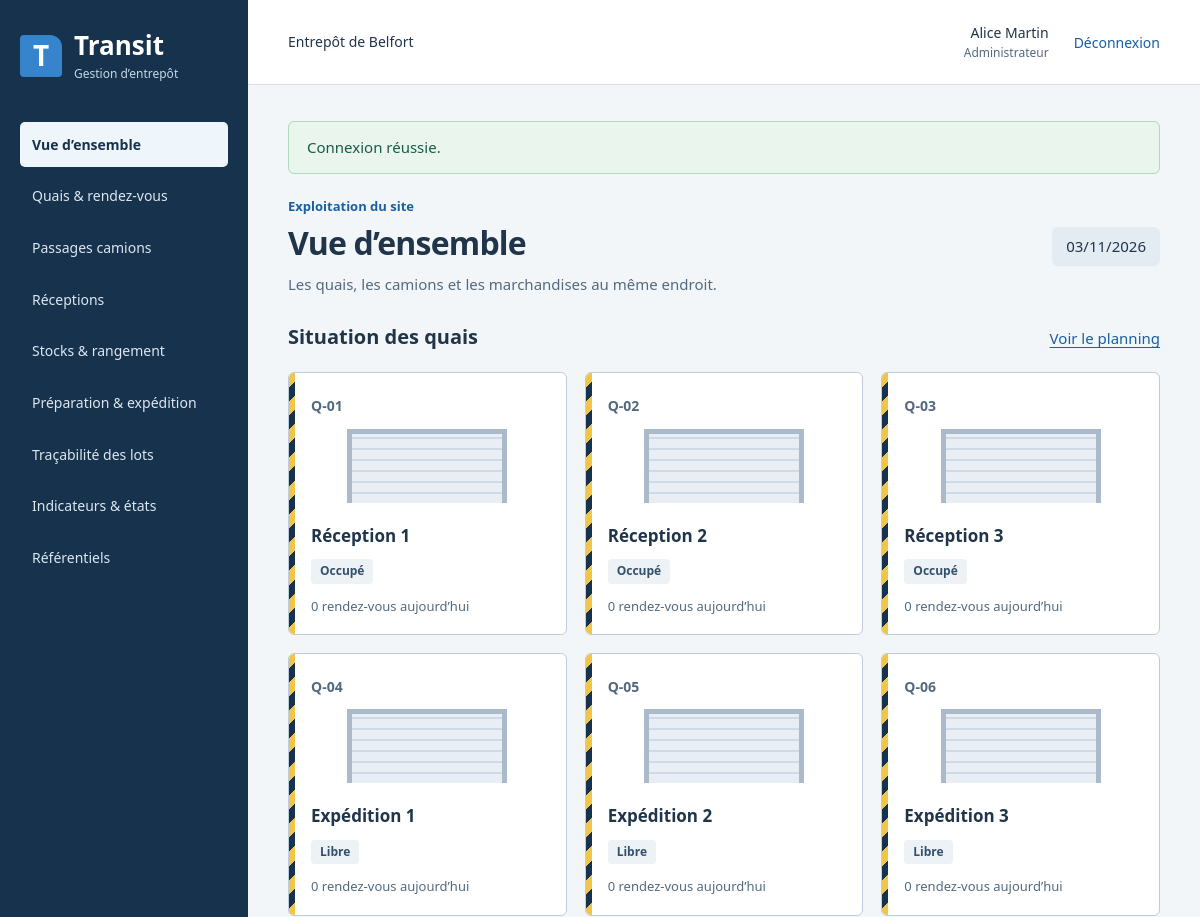
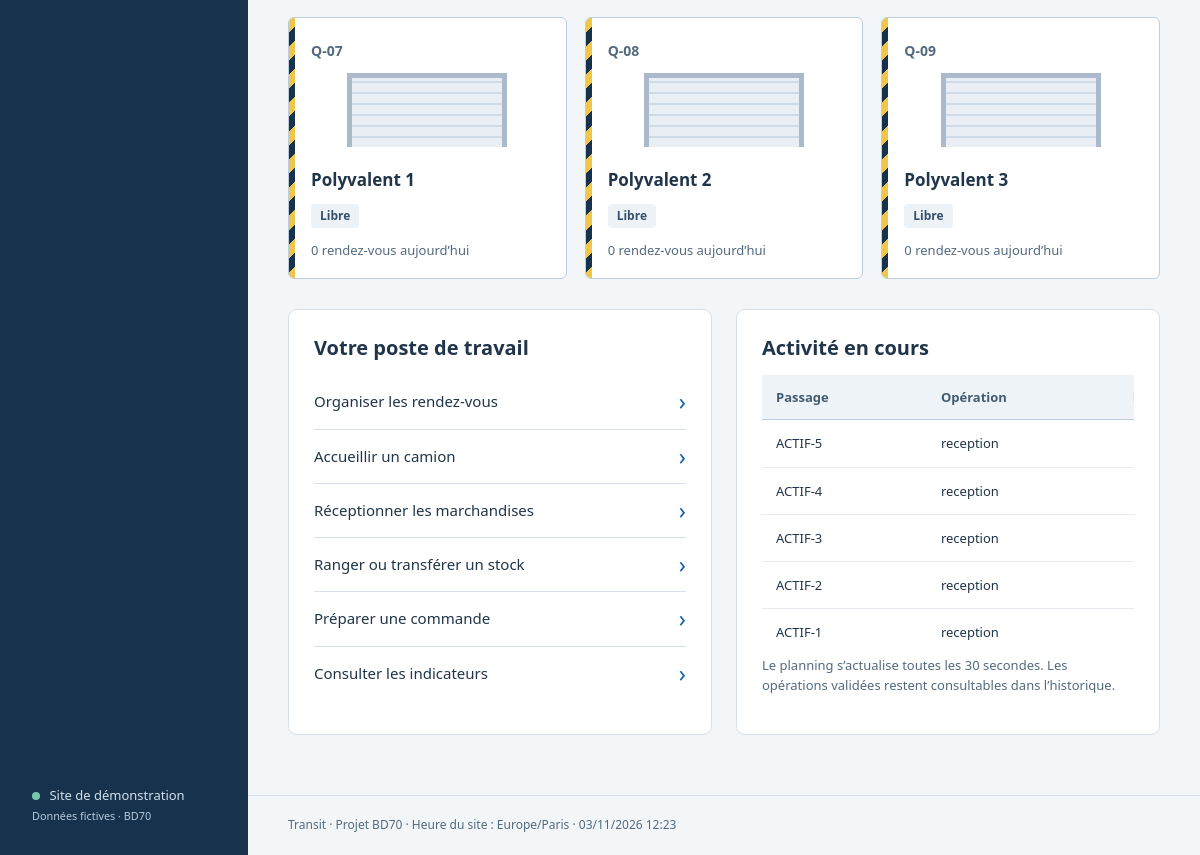
/ (signed in), run on the app's committed database (2 pictures, top to bottom).
### tables this page shows
CREATE TABLE user_account (
 id INT AUTO_INCREMENT PRIMARY KEY, email VARCHAR(190) NOT NULL UNIQUE,
 name VARCHAR(100) NOT NULL, password_hash VARCHAR(255) NOT NULL,
 role ENUM('pending','admin','manager','gate','warehouse') NOT NULL DEFAULT 'pending',
 active BOOLEAN NOT NULL DEFAULT 0, created_at DATETIME NOT NULL DEFAULT CURRENT_TIMESTAMP, CHECK(active IN (0,1))
);

CREATE TABLE dock (id INT AUTO_INCREMENT PRIMARY KEY, code VARCHAR(30) NOT NULL UNIQUE, name VARCHAR(100) NOT NULL, type ENUM('reception','expedition','mixte') NOT NULL);

CREATE TABLE truck_visit (
 id INT AUTO_INCREMENT PRIMARY KEY, reference VARCHAR(40) NOT NULL UNIQUE, appointment_id INT NULL UNIQUE,
 driver_id INT NOT NULL, vehicle_id INT NOT NULL, trailer_id INT NULL, operation ENUM('reception','expedition') NOT NULL,
 dock_id INT NULL, status ENUM('arrived','checked','parking','called','working','finished','departed','rejected') NOT NULL DEFAULT 'arrived',
 document_note VARCHAR(255) NOT NULL DEFAULT '',
 FOREIGN KEY(appointment_id) REFERENCES appointment(id), FOREIGN KEY(driver_id) REFERENCES driver(id), FOREIGN KEY(vehicle_id) REFERENCES vehicle(id), FOREIGN KEY(trailer_id) REFERENCES vehicle(id), FOREIGN KEY(dock_id) REFERENCES dock(id)
);

### public/index.php (called while the page is built, shortened)
<?php
require __DIR__.'/../src/bootstrap.php';
$user=null;$error=null;$page=(string)($_GET['page']??'home');$message=$_SESSION['message']??null;unset($_SESSION['message']);
try {
    $db=new Database();$catalog=new Catalog($db);$reports=new Reports($db);
    if(isset($_SESSION['uid'])){
        $user=$db->run('SELECT id,name,email,role,active FROM user_account WHERE id=?',[$_SESSION['uid']])->fetch()?:null;
    }
    if(!$user)$page='login';
    else {
        $right=match($page){'planning'=>'trace','visits'=>'visits','stock','receipts','receipt_detail','notices'=>'stock','orders','order_detail','document'=>'orders','reports','export'=>'reports','trace'=>'trace',default=>null};
    }
} catch(Throwable $e){
    $code=$e->getCode();if(in_array($code,[401,403,404],true))http_response_code($code);else http_response_code(422);
    if($e instanceof PDOException){$state=$e->errorInfo[0]??'';$error=$state==='23000'?'Référence déjà utilisée, relation manquante ou suppression protégée.':($state==='22001'?'Texte trop long.':'Opération refusée par les contraintes de données.');error_log('BD70 SQL '.$state.' / '.($e->errorInfo[1]??''));}
    elseif($e instanceof DomainException||in_array($code,[401,403,404],true))$error=$e->getMessage();
    else {$error='Service indisponible. Consultez le journal local du serveur.';error_log('BD70 '.get_class($e).': '.$e->getMessage());}
    if(in_array($code,[401,403,404],true))$page=$user?'error':'login';
    if(!isset($db))$page='error';
}
require __DIR__.'/../templates/layout.php';

### src/Database.php (called while the page is built, shortened)
<?php
require_once __DIR__.'/Clock.php';
final class Database
{
    public PDO $pdo;
    public function __construct(?array $config = null)
    {
        $config ??= require __DIR__ . '/../config/local.php';
        $this->pdo = new PDO($config['dsn'], $config['user'], $config['password'], [
            PDO::ATTR_ERRMODE => PDO::ERRMODE_EXCEPTION, PDO::ATTR_DEFAULT_FETCH_MODE => PDO::FETCH_ASSOC,
            PDO::ATTR_EMULATE_PREPARES => false,
        ]);
        $this->pdo->exec("SET SESSION TRANSACTION ISOLATION LEVEL READ COMMITTED");
        $this->pdo->exec("SET SESSION sql_mode='STRICT_TRANS_TABLES,ERROR_FOR_DIVISION_BY_ZERO,NO_ENGINE_SUBSTITUTION'");
    }
    public function run(string $sql, array $params = []): PDOStatement
    { $q = $this->pdo->prepare($sql); $q->execute($params); return $q; }
    public function all(string $sql, array $params = []): array { return $this->run($sql,$params)->fetchAll(); }
}

### src/bootstrap.php (called while the page is built, shortened)
<?php
require_once __DIR__.'/Database.php';
require_once __DIR__.'/Auth.php';
require_once __DIR__.'/Warehouse.php';
require_once __DIR__.'/Reports.php';
function h(mixed $v): string { return htmlspecialchars((string)($v??''),ENT_QUOTES|ENT_SUBSTITUTE,'UTF-8'); }
function url(array $p): string { return '/?'.http_build_query($p); }

### src/Auth.php (called while the page is built, shortened)
<?php
final class Auth
{
    public static function can(array $user,string $right): bool { return (bool)$user['active'] && in_array($right,self::RIGHTS[$user['role']]??[],true); }
}

### src/Clock.php (called while the page is built, shortened)
<?php
final class Clock
{
    public static function instant(): DateTimeImmutable
    {
        $zone=new DateTimeZone('Europe/Paris');
        $fixed=getenv('BD70_NOW');
        if(!$fixed)return new DateTimeImmutable('now',$zone);
        $date=DateTimeImmutable::createFromFormat('!Y-m-d H:i:s',$fixed,$zone);
        return $date;
    }
    public static function today(): string { return self::instant()->format('Y-m-d'); }
}

### src/Warehouse.php (called while the page is built, shortened)
<?php
final class Warehouse
{
    public static function date(string $s): string
    {
        $d=DateTimeImmutable::createFromFormat('!Y-m-d',$s);
        if(!$d||$d->format('Y-m-d')!==$s)throw new DomainException('Date invalide.');return $s;
    }
}

### src/Reports.php (called while the page is built, shortened)
<?php
final class Reports
{
    public function docks(string $day): array
    {
        Warehouse::date($day);return $this->db->all("SELECT d.*,
        CASE WHEN EXISTS(SELECT 1 FROM dock_downtime x WHERE x.dock_id=d.id AND x.starts_at<=NOW() AND x.ends_at>NOW()) THEN 'Hors service'
        WHEN EXISTS(SELECT 1 FROM truck_visit v WHERE v.dock_id=d.id AND v.status IN ('called','working')) THEN 'Occupé'
        WHEN EXISTS(SELECT 1 FROM appointment a WHERE a.dock_id=d.id AND a.status='active' AND a.starts_at<=NOW() AND a.ends_at>NOW()) THEN 'Réservé' ELSE 'Libre' END live_state,
        (SELECT COUNT(*) FROM appointment a WHERE a.dock_id=d.id AND a.status='active' AND a.starts_at<? AND a.ends_at>?) appointments
        FROM dock d ORDER BY d.code",[(new DateTimeImmutable($day))->modify('+1 day')->format('Y-m-d'),$day]);
    }
}

### templates/home.php (the view)
<div class="page-heading"><div><p class="context">Exploitation du site</p><h1>Vue d’ensemble</h1><p>Les quais, les camions et les marchandises au même endroit.</p></div><span class="date-label"><?= h(Clock::instant()->format('d/m/Y')) ?></span></div>
<section class="dock-board"><div class="section-heading"><h2>Situation des quais</h2><a href="/?page=planning">Voir le planning</a></div><div class="dock-grid"><?php foreach($reports->docks(Clock::today()) as $d): ?><article class="dock-bay"><div class="bay-code"><?= h($d['code']) ?></div><div class="bay-door" aria-hidden="true"></div><h3><?= h($d['name']) ?></h3><?= badge($d['live_state']) ?><p><?= h($d['appointments']) ?> rendez-vous aujourd’hui</p></article><?php endforeach; ?></div></section>
<div class="split-layout"><section class="panel"><h2>Votre poste de travail</h2><div class="task-list"><?php foreach(['planning'=>['Organiser les rendez-vous','trace'],'visits'=>['Accueillir un camion','visits'],'receipts'=>['Réceptionner les marchandises','stock'],'stock'=>['Ranger ou transférer un stock','stock'],'orders'=>['Préparer une commande','orders'],'reports'=>['Consulter les indicateurs','reports']] as $p=>[$label,$right])if(Auth::can($user,$right)): ?><a href="<?= h(url(['page'=>$p])) ?>"><?= h($label) ?><span aria-hidden="true">›</span></a><?php endif; ?></div></section><section class="panel"><h2>Activité en cours</h2><?php $open=$db->all("SELECT reference,operation,status FROM truck_visit WHERE status NOT IN ('departed','rejected') ORDER BY id DESC LIMIT 8");if(!$open): ?><p class="empty">Aucun camion sur le site. Les nouvelles arrivées apparaîtront ici.</p><?php else: dataTable(array_map(fn($r)=>['Passage'=>$r['reference'],'Opération'=>$r['operation'],'État'=>Catalog::VALUES[$r['status']]],$open));endif; ?><p class="muted">Le planning s’actualise toutes les 30 secondes. Les opérations validées restent consultables dans l’historique.</p></section></div>

### templates/layout.php (shortened to what this page needs)
<?php require __DIR__.'/helpers.php'; ?>
<!doctype html><html lang="fr"><head><link rel="stylesheet" href="/assets/app.css"></head>
<body>
<?php if($user): ?>
<aside class="sidebar no-print"><a class="brand" href="/"><span class="brand-symbol" aria-hidden="true">T</span><span>Transit<small>Gestion d’entrepôt</small></span></a><nav aria-label="Menu principal">
<?php $nav=['home'=>['Vue d’ensemble',null],'planning'=>['Quais & rendez-vous','trace'],'visits'=>['Passages camions','visits'],'receipts'=>['Réceptions','stock'],'stock'=>['Stocks & rangement','stock'],'orders'=>['Préparation & expédition','orders'],'trace'=>['Traçabilité des lots','trace'],'reports'=>['Indicateurs & états','reports'],'catalog'=>['Référentiels',null]];
foreach($nav as $key=>[$label,$right])if(!$right||Auth::can($user,$right))echo '<a '.($page===$key?'aria-current="page"':'').' href="'.h(url(['page'=>$key])).'">'.h($label).'</a>'; ?>
</nav><div class="sidebar-bottom"><span class="site-dot"></span> Site de démonstration<br><small>Données fictives · BD70</small></div></aside>
<?php endif; ?>
<div class="shell <?= $user?'':'anonymous' ?>"><header class="topbar no-print"><span><?= $user?'Entrepôt de Belfort':'Transit / BD70' ?></span><div class="account"><?php if($user): ?><span><?= h($user['name']) ?><small><?= h(Catalog::VALUES[$user['role']]) ?></small></span><?php startForm('logout'); ?><button class="text-button">Déconnexion</button></form><?php else: ?><span>Application pédagogique</span><?php endif; ?></div></header>
<main id="main"><?php if($message): ?><div role="status" class="notice success"><?= h($message) ?></div><?php endif; ?><?php if($error): ?><div role="alert" class="notice error"><?= h($error) ?></div><?php endif; ?>
<?php try {
 if($page!=='error')require __DIR__.'/'.(in_array($page,['home','login','catalog','planning','visits','receipts','stock','orders','reports','trace','document','receipt_detail','order_detail','notices'],true)?$page:'home').'.php';
}catch(Throwable $viewError){http_response_code(422);echo '<div role="alert" class="notice error">'.h($viewError instanceof DomainException?$viewError->getMessage():'Impossible de présenter ces données.').'</div>';error_log('BD70 vue : '.$viewError->getMessage());} ?>
</main><footer>Transit · Projet BD70 · Heure du site : Europe/Paris · <?= h(Clock::instant()->format('d/m/Y H:i')) ?></footer></div></body></html>

### templates/helpers.php (shortened to what this page needs)
<?php
function startForm(string $action,array $hidden=[],string $class=''): void { global $page;
 echo '<form method="post" class="'.h($class).'">';
}
function badge(mixed $value): string { return '<span class="badge '.h((string)$value).'">'.h(Catalog::VALUES[(string)$value]??$value).'</span>'; }
function dataTable(array $rows,array $heads=[]): void {
 $keys=$heads?array_keys($heads):array_keys($rows[0]);echo '<div class="table-scroll"><table><thead><tr>';
 foreach($keys as $key)echo '<th scope="col">'.h($heads[$key]??Catalog::LABELS[$key]??str_replace('_',' ',$key)).'</th>';echo '</tr></thead><tbody>';
 foreach($rows as $row){echo '<tr>';foreach($keys as $k){$v=$row[$k]??null;echo '<td>'.($v===null?'—':h($v)).'</td>';}echo '</tr>';}echo '</tbody></table></div>';
}

### data on the page
user_account: name "Alice Martin", role "Administrateur"
dock: code "Q-01", name "Réception 1", value "Occupé", appointments "0"
dock: code "Q-02", name "Réception 2", value "Occupé", appointments "0"
dock: code "Q-03", name "Réception 3", value "Occupé", appointments "0"
dock: code "Q-04", name "Expédition 1", value "Libre", appointments "0"
dock: code "Q-05", name "Expédition 2", value "Libre", appointments "0"
dock: code "Q-06", name "Expédition 3", value "Libre", appointments "0"
dock: code "Q-07", name "Polyvalent 1", value "Libre", appointments "0"
dock: code "Q-08", name "Polyvalent 2", value "Libre", appointments "0"
dock: code "Q-09", name "Polyvalent 3", value "Libre", appointments "0"
truck_visit: reference "ACTIF-5", operation "reception"
truck_visit: reference "ACTIF-4", operation "reception"
truck_visit: reference "ACTIF-3", operation "reception"
truck_visit: reference "ACTIF-2", operation "reception"
truck_visit: reference "ACTIF-1", operation "reception"

### other printed values
$label "Vue d’ensemble"
$label "Quais & rendez-vous"
$label "Passages camions"
$label "Réceptions"
$label "Stocks & rangement"
$label "Préparation & expédition"
$label "Traçabilité des lots"
$label "Indicateurs & états"
$label "Référentiels"
$message "Connexion réussie."
Clock::instant()->format('d/m/Y') "03/11/2026"
$label "Organiser les rendez-vous"
$label "Accueillir un camion"
$label "Réceptionner les marchandises"
$label "Ranger ou transférer un stock"
